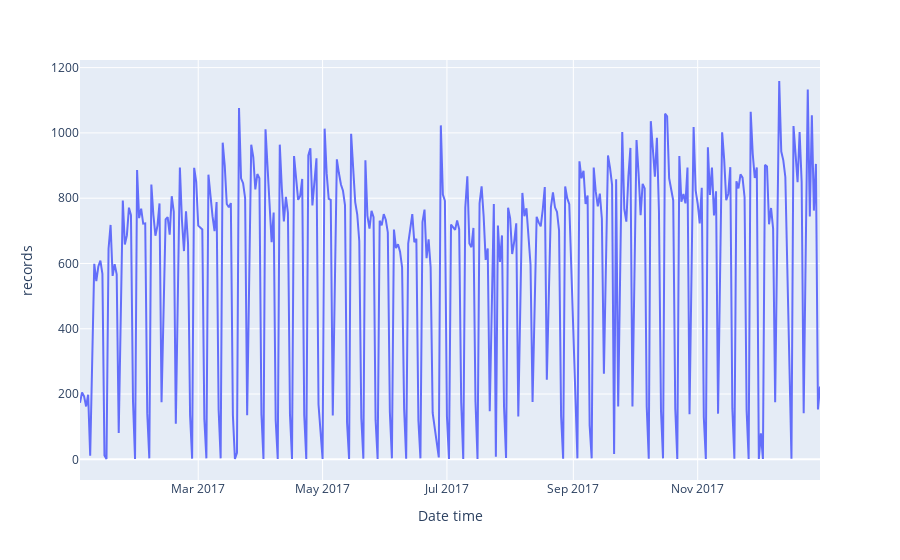

The notebook cell this image was saved under:
### Code cell
fig = px.line(dfSinistresEtWeather, x="Date time", y="records")
fig.show()

### Figure 1 — Plotly figure (JSON) as saved in the notebook; plotly's stock layout.template omitted (floating-point values rounded to 4 significant figures; data arrays with more than 128 entries replaced by an {"elided": "..."} marker saying what was removed)
{"data": [{"hovertemplate": "Date time=%{x}<br>records=%{y}<extra></extra>", "legendgroup": "", "line": {"color": "#636efa", "dash": "solid"}, "mode": "lines", "name": "", "orientation": "v", "showlegend": false, "type": "scatter", "x": {"elided": "424 str values"}, "xaxis": "x", "y": {"elided": "424 int values"}, "yaxis": "y"}], "layout": {"legend": {"tracegroupgap": 0}, "margin": {"t": 60}, "xaxis": {"anchor": "y", "domain": [0, 1], "title": {"text": "Date time"}}, "yaxis": {"anchor": "x", "domain": [0, 1], "title": {"text": "records"}}}}
